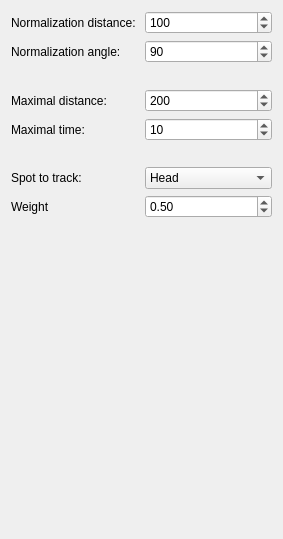
       <widget class="QWidget" name="page_10">
        <property name="geometry">
         <rect>
          <x>0</x>
          <y>0</y>
          <width>283</width>
          <height>539</height>
         </rect>
        </property>
        <attribute name="label">
         <string>Tracking parameters</string>
        </attribute>
        <layout class="QGridLayout" name="gridLayout_11">
         <item row="0" column="0">
          <layout class="QHBoxLayout" name="horizontalLayout_11">
           <item>
            <widget class="QLabel" name="label_13">
             <property name="text">
              <string>Normalization distance: </string>
             </property>
            </widget>
           </item>
           <item>
            <widget class="QSpinBox" name="maxL">
             <property name="maximum">
              <number>99999999</number>
             </property>
             <property name="value">
              <number>100</number>
             </property>
            </widget>
           </item>
          </layout>
         </item>
         <item row="1" column="0">
          <layout class="QHBoxLayout" name="horizontalLayout_12">
           <item>
            <widget class="QLabel" name="label_14">
             <property name="text">
              <string>Normalization angle: </string>
             </property>
            </widget>
           </item>
           <item>
            <widget class="QSpinBox" name="maxT">
             <property name="maximum">
              <number>360</number>
             </property>
             <property name="value">
              <number>90</number>
             </property>
            </widget>
           </item>
          </layout>
         </item>
         <item row="3" column="0">
          <layout class="QHBoxLayout" name="horizontalLayout_13">
           <item>
            <widget class="QLabel" name="label_15">
             <property name="text">
              <string>Maximal distance: </string>
             </property>
            </widget>
           </item>
           <item>
            <widget class="QSpinBox" name="lo">
             <property name="maximum">
              <number>999999</number>
             </property>
             <property name="value">
              <number>200</number>
             </property>
            </widget>
           </item>
          </layout>
         </item>
         <item row="4" column="0">
          <layout class="QHBoxLayout" name="horizontalLayout_14">
           <item>
            <widget class="QLabel" name="label_16">
             <property name="text">
              <string>Maximal time: </string>
             </property>
            </widget>
           </item>
           <item>
            <widget class="QSpinBox" name="to">
             <property name="minimum">
              <number>1</number>
             </property>
             <property name="maximum">
              <number>999999</number>
             </property>
             <property name="value">
              <number>10</number>
             </property>
            </widget>
           </item>
          </layout>
         </item>
         <item row="6" column="0">
          <layout class="QHBoxLayout" name="horizontalLayout_15">
           <item>
            <widget class="QLabel" name="label_17">
             <property name="text">
              <string>Spot to track: </string>
             </property>
            </widget>
           </item>
           <item>
            <widget class="QComboBox" name="spot">
             <item>
              <property name="text">
               <string>Head</string>
              </property>
             </item>
             <item>
              <property name="text">
               <string>Tail</string>
              </property>
             </item>
             <item>
              <property name="text">
               <string>Body</string>
              </property>
             </item>
            </widget>
           </item>
          </layout>
         </item>
         <item row="7" column="0">
          <layout class="QHBoxLayout" name="horizontalLayout_17">
           <item>
            <widget class="QLabel" name="label_19">
             <property name="text">
              <string>Weight</string>
             </property>
            </widget>
           </item>
           <item>
            <widget class="QDoubleSpinBox" name="weight">
             <property name="maximum">
              <double>1.000000000000000</double>
             </property>
             <property name="value">
              <double>0.500000000000000</double>
             </property>
            </widget>
           </item>
          </layout>
         </item>
         <item row="2" column="0">
          <spacer name="horizontalSpacer">
           <property name="orientation">
            <enum>Qt::Horizontal</enum>
           </property>
           <property name="sizeHint" stdset="0">
            <size>
             <width>40</width>
             <height>20</height>
            </size>
           </property>
          </spacer>
         </item>
         <item row="5" column="0">
          <spacer name="horizontalSpacer_2">
           <property name="orientation">
            <enum>Qt::Horizontal</enum>
           </property>
           <property name="sizeHint" stdset="0">
            <size>
             <width>40</width>
             <height>20</height>
            </size>
           </property>
          </spacer>
         </item>
         <item row="8" column="0">
          <spacer name="verticalSpacer_7">
           <property name="orientation">
            <enum>Qt::Vertical</enum>
           </property>
           <property name="sizeHint" stdset="0">
            <size>
             <width>20</width>
             <height>40</height>
            </size>
           </property>
          </spacer>
         </item>
        </layout>
       </widget>
